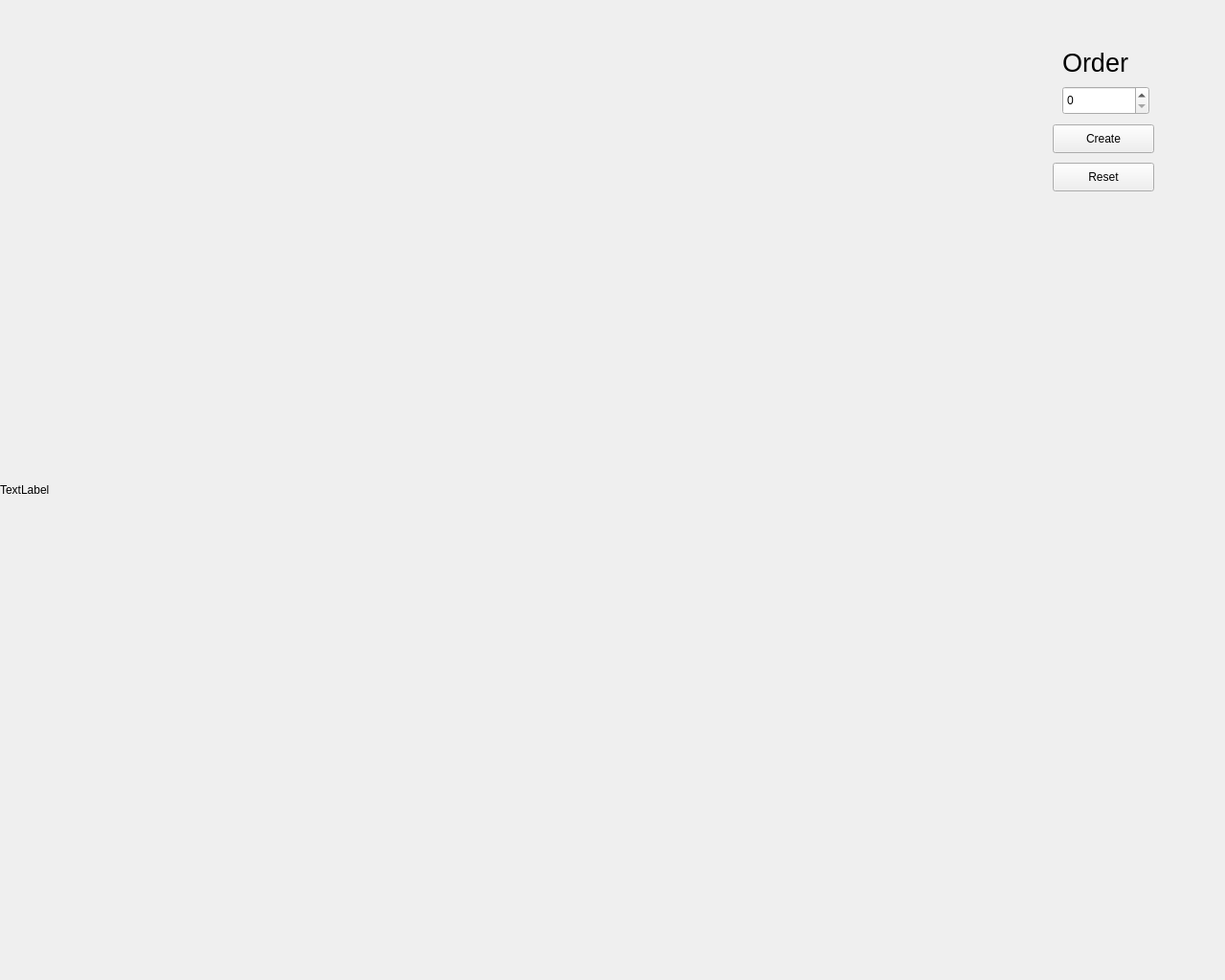
<?xml version="1.0" encoding="UTF-8"?>
<ui version="4.0">
 <class>MainWindow</class>
 <widget class="QMainWindow" name="MainWindow">
  <property name="geometry">
   <rect>
    <x>0</x>
    <y>0</y>
    <width>1280</width>
    <height>1024</height>
   </rect>
  </property>
  <property name="windowTitle">
   <string>MainWindow</string>
  </property>
  <widget class="QWidget" name="centralwidget">
   <widget class="QLabel" name="label">
    <property name="geometry">
     <rect>
      <x>0</x>
      <y>0</y>
      <width>1024</width>
      <height>1024</height>
     </rect>
    </property>
    <property name="text">
     <string>TextLabel</string>
    </property>
   </widget>
   <widget class="QLabel" name="labelOrder">
    <property name="geometry">
     <rect>
      <x>1110</x>
      <y>40</y>
      <width>91</width>
      <height>51</height>
     </rect>
    </property>
    <property name="text">
     <string>&lt;html&gt;&lt;head/&gt;&lt;body&gt;&lt;p&gt;&lt;span style=&quot; font-size:20pt;&quot;&gt;Order&lt;/span&gt;&lt;/p&gt;&lt;/body&gt;&lt;/html&gt;</string>
    </property>
   </widget>
   <widget class="QSpinBox" name="spinBox">
    <property name="geometry">
     <rect>
      <x>1110</x>
      <y>90</y>
      <width>91</width>
      <height>30</height>
     </rect>
    </property>
   </widget>
   <widget class="QPushButton" name="createButton">
    <property name="geometry">
     <rect>
      <x>1100</x>
      <y>130</y>
      <width>106</width>
      <height>30</height>
     </rect>
    </property>
    <property name="text">
     <string>Create</string>
    </property>
   </widget>
   <widget class="QPushButton" name="resetButton">
    <property name="geometry">
     <rect>
      <x>1100</x>
      <y>170</y>
      <width>106</width>
      <height>30</height>
     </rect>
    </property>
    <property name="text">
     <string>Reset</string>
    </property>
   </widget>
  </widget>
 </widget>
 <resources/>
 <connections/>
</ui>
